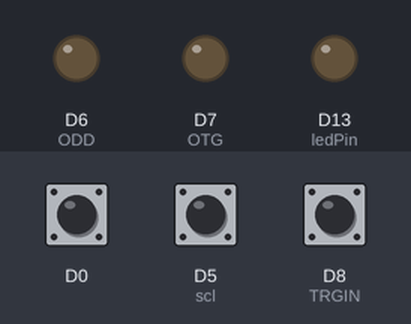
The sketch below on a simulated Arduino Zero (SAMD21). Parts: output pins drawn as LEDs (lit = HIGH). Dashed ring = blinking. The test bench sets the inputs (shaded band); at power-on: D0 HIGH, D8 (TRGIN) LOW, D5 (scl) HIGH. What the sketch prints to the serial monitor is not drawn.

Above: at 1.2 s.
1.3 s: D0 pulled LOW for 0.15 s
At 1.6 s:
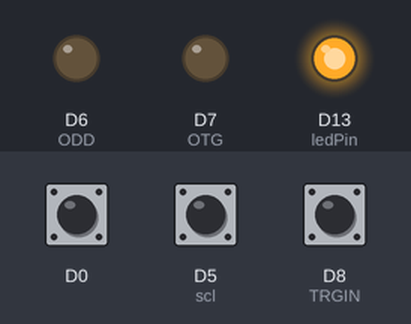
2.9 s: D0 pulled LOW for 1 s
At 4.0 s:
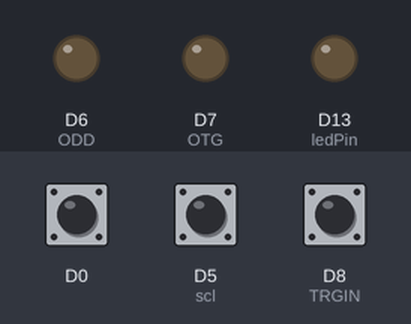
5.4 s: D0 pulled LOW for 3.2 s
At 5.9 s:
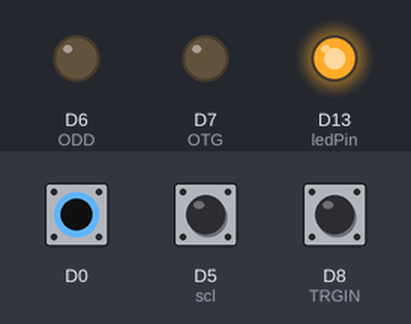
10.1 s: D8 (TRGIN) pulsed HIGH 5 times (0.12 s each, 0.3 s apart)
At 10.55 s:
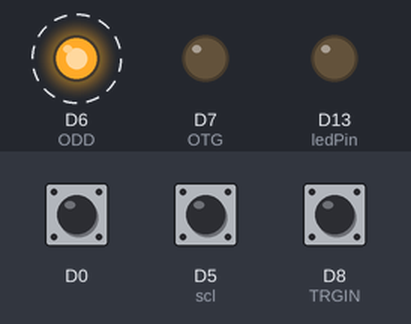
13.1 s: D0 driven LOW and D8 (TRGIN) driven HIGH
At 14.1 s:
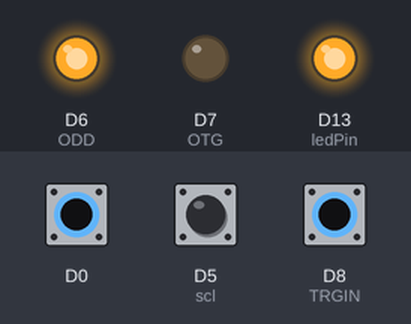
Timing chart, 0 to 15.6 s (numbered marks = the images above; inputs shaded):
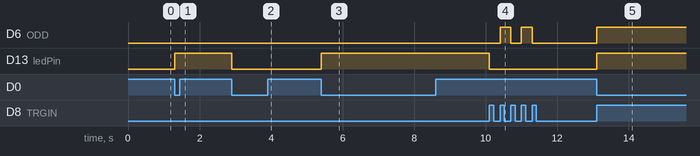

Measured:
- after the input at 1.3 s, D13 (ledPin): LOW → HIGH at once
- after the input at 2.9 s, D13 (ledPin): HIGH → LOW at once
- after the input at 5.4 s, D13 (ledPin): LOW → HIGH at once
- after the input at 10.1 s, D6 (ODD): alternates HIGH for 0.30 s and LOW for 0.30 s, 4 changes in all, then stays LOW, starting after 0.30 s; D13 (ledPin): HIGH → LOW at once
- after the input at 13.1 s, D6 (ODD), D13 (ledPin): LOW → HIGH at once

The sketch:

I2CSDACLKCOUNTLOW.ino
```cpp
//#include <Wire.h>
const int ledPin =  13;
const int scl = 5;
const int sda = 4;
const int ODD = 6;
const int OTG = 7;
const int TRGIN = 8;

uint8_t SdaLowCount;

void setup()
{
  pinMode(ledPin, OUTPUT);
  pinMode(ODD, OUTPUT);
  pinMode(OTG, OUTPUT);
  pinMode(0, INPUT_PULLUP);
  pinMode(sda, INPUT);
  pinMode(TRGIN, INPUT);
  pinMode(scl, INPUT);

attachInterrupt (digitalPinToInterrupt (scl), isr_scl, FALLING);
attachInterrupt (digitalPinToInterrupt (TRGIN), isr_trg, RISING);
  SdaLowCount = 4;
  SerialUSB.begin(115200);      // 9600bpsでシリアルポートを開く
  //Wire.begin(); // join i2c bus (address optional for master)
  SerialUSB.printf("Program Start!");
}


void isr_scl(){
  if(SdaLowCount)
  {
    SdaLowCount--;
  }
}
uint8_t toggle;

void isr_trg(){
  toggle++;
  if(toggle & 0x1)  digitalWrite(ODD,LOW);
  else   digitalWrite(ODD,HIGH);
  SdaLowCount =4;
}

byte x = 0;
uint8_t ButtonState;
uint8_t OLDState;
uint8_t SdaLow;

void HexPinrt(uint8_t Hex)
{
   if((Hex & 0xf0) == 0)
   {
       SerialUSB.print("0");
   }
   SerialUSB.print(Hex,HEX);
}
void loop()
{
  ButtonState = digitalRead(0);

  if(OLDState != ButtonState)
  {
    OLDState = ButtonState;
    if(ButtonState == 0)
    {
      if(SdaLowCount)
      SdaLowCount =0;
      else
      SdaLowCount =4;
    }
  }
  if(SdaLowCount == 0)
  {
    digitalWrite(ledPin,HIGH);
    pinMode(sda, INPUT);
//  attachInterrupt (digitalPinToInterrupt (sda), isr_sda, FALLING);
  }
  else
  {
    SdaLow = 1;
    digitalWrite(ledPin,LOW);
    pinMode(sda, OUTPUT);
    digitalWrite(sda,LOW);
  }
}
```
